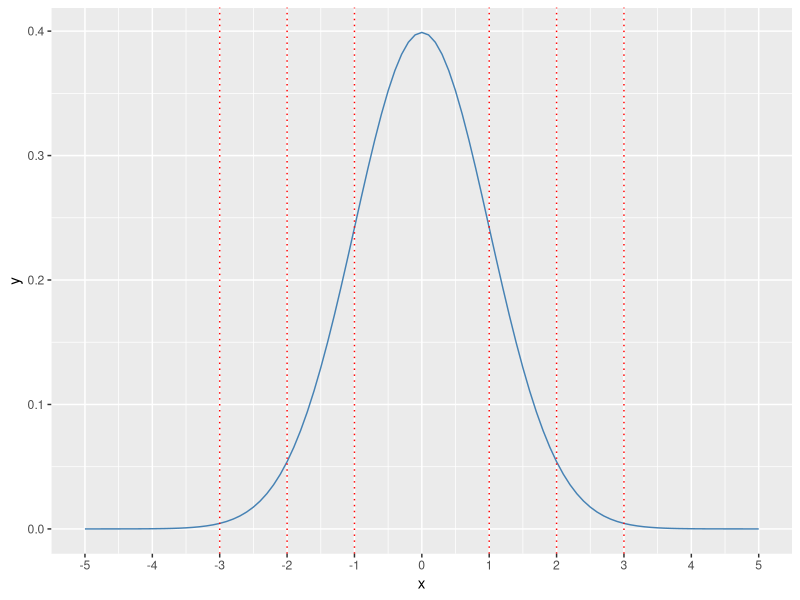
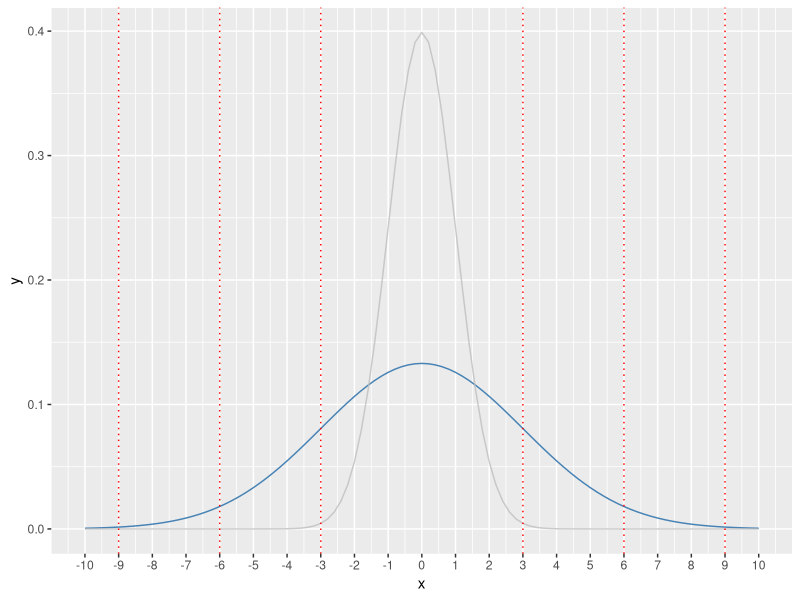

Write R code to recreate these figures, in order.
# ---- 0. Setup and load libraries, if any ----

library(ggplot2)  # load the graphing library

if(!require("rstudioapi")) install.packages("rstudioapi")
setwd(dirname(getSourceEditorContext()$path))  # set working directory


# ---- 1. 68-95-99.5 (Empirical) Rule for Standard Normal ----

# Areas under the curve
pnorm(1) - pnorm(-1)  # standard normal, +- 1 sd (~.68)

pnorm(2) - pnorm(-2)  # standard normal, +- 2 sd's (~0.95)

pnorm(3) - pnorm(-3)  # standard normal, +- 3 sd's (~0.99)

x <- seq(-5,5,0.1)
ggplot(data.frame(x), aes(x)) +
  stat_function(fun=dnorm, args=list(mean=0, sd=1), color='steelblue') +
  geom_vline(xintercept=1, color='red', linetype='dotted') +
  geom_vline(xintercept=-1, color='red', linetype='dotted') +
  geom_vline(xintercept=2, color='red', linetype='dotted') +
  geom_vline(xintercept=-2, color='red', linetype='dotted') +
  geom_vline(xintercept=3, color='red', linetype='dotted') +
  geom_vline(xintercept=-3, color='red', linetype='dotted') +
  scale_x_continuous(breaks=c(-5:5))


# ---- 2. Adding Variability ----

# Now let's change the sd and figure out the new cutoffs:
# If we have N(mean=0, sd=3), then +- 1 sd is at +-3;
# +- 2 sd's is at +- 6; and +- 3 sd's is at +-9

# Areas under the curve
pnorm(3, mean=0, sd=3) - pnorm(-3, mean=0, sd=3)  # ~0.68
pnorm(6, mean=0, sd=3) - pnorm(-6, mean=0, sd=3)  # ~0.95
pnorm(9, mean=0, sd=3) - pnorm(-9, mean=0, sd=3)  # ~0.99

x <- seq(-10,10,0.1)
ggplot(data.frame(x), aes(x)) +
  stat_function(fun=dnorm, args=list(mean=0, sd=3), color='steelblue') +
  stat_function(fun=dnorm, args=list(mean=0, sd=1), color='gray', alpha=0.8) +
  geom_vline(xintercept=3, color='red', linetype='dotted') +
  geom_vline(xintercept=-3, color='red', linetype='dotted') +
  geom_vline(xintercept=6, color='red', linetype='dotted') +
  geom_vline(xintercept=-6, color='red', linetype='dotted') +
  geom_vline(xintercept=9, color='red', linetype='dotted') +
  geom_vline(xintercept=-9, color='red', linetype='dotted') +
  scale_x_continuous(breaks=c(-10:10))
